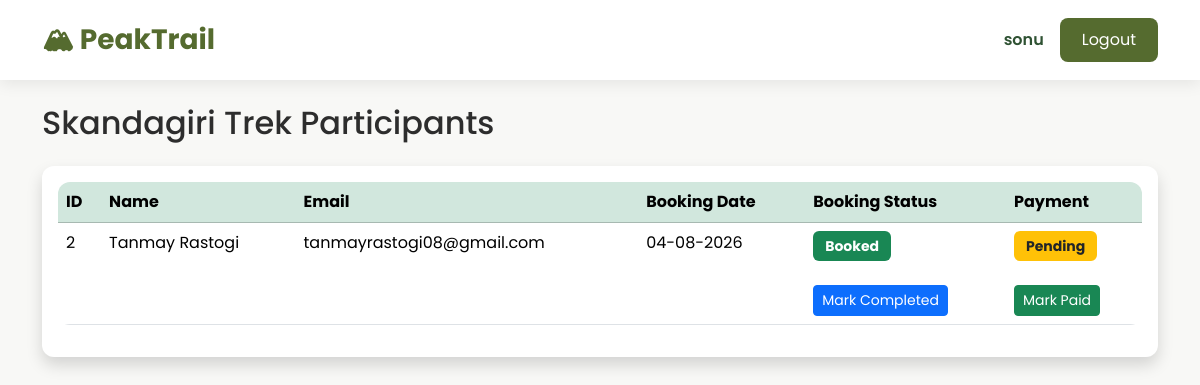
/staff/participants/2 (signed in), run on the app's committed database.
### models/user.py (models this page shows, shortened)
class User(UserMixin, db.Model):
    __tablename__ = "users"
    id = db.Column(db.Integer, primary_key=True)
    name = db.Column(db.String(100), nullable=False)
    email = db.Column(db.String(120), unique=True, nullable=False)
    password = db.Column(db.String(255), nullable=False)
    role = db.Column(db.String(20), nullable=False)
    is_active = db.Column(db.Boolean, default=True)
    is_blacklisted = db.Column(db.Boolean, default=False)
    created_at = db.Column(db.DateTime, default=datetime.utcnow)
    bookings = db.relationship("Booking", backref="user", lazy=True)
    staff_profile = db.relationship(
        "StaffProfile",
        backref="user",
        uselist=False
    )

### models/trek.py (models this page shows, shortened)
class Trek(db.Model):
    __tablename__ = "treks"
    id = db.Column(db.Integer, primary_key=True)
    trek_name = db.Column(db.String(100), nullable=False)
    location = db.Column(db.String(100), nullable=False)
    image_url = db.Column(db.String(500))
    price = db.Column(
        db.Float,
        nullable=False,
        default=0
    )
    difficulty = db.Column(db.String(20), nullable=False)
    duration = db.Column(db.Integer, nullable=False)
    available_slots = db.Column(db.Integer, nullable=False)
    description = db.Column(db.Text)
    start_date = db.Column(db.Date, nullable=False)
    end_date = db.Column(db.Date, nullable=False)
    status = db.Column(
        db.String(20),
        default="Open"
    )
    assigned_staff_id = db.Column(
        db.Integer,
        db.ForeignKey("staff_profiles.id"),
        nullable=True
    )
    bookings = db.relationship(
        "Booking",
        backref="trek",
        lazy=True,
        cascade="all, delete-orphan"
    )

### models/booking.py (models this page shows, shortened)
class Booking(db.Model):
    __tablename__ = "bookings"
    id = db.Column(db.Integer, primary_key=True)
    user_id = db.Column(
        db.Integer,
        db.ForeignKey("users.id"),
        nullable=False
    )
    trek_id = db.Column(
        db.Integer,
        db.ForeignKey("treks.id"),
        nullable=False
    )
    booking_date = db.Column(
        db.DateTime,
        default=datetime.utcnow
    )
    booking_status = db.Column(
        db.String(20),
        default="Booked"
    )
    payment_status = db.Column(
        db.String(20),
        default="Pending"
    )

### routes/staff.py (the view)
@staff.route("/staff/participants/<int:trek_id>")
@login_required
def view_participants(trek_id):
    if current_user.role != "staff":
        flash("Access Denied!", "danger")
        return redirect(url_for("home"))
    profile = StaffProfile.query.filter_by(
        user_id=current_user.id
    ).first()
    trek = Trek.query.get_or_404(trek_id)
    if trek.assigned_staff_id != profile.id:
        flash("You are not assigned to this trek.", "danger")
        return redirect(url_for("staff.dashboard"))
    bookings = Booking.query.filter_by(
        trek_id=trek.id
    ).all()
    return render_template(
        "staff/participants.html",
        trek=trek,
        bookings=bookings
    )

### app.py (called while the page is built)
@login_manager.user_loader
def load_user(user_id):
    return User.query.get(int(user_id))

### templates/staff/participants.html (shortened to what this page needs)
{% extends "base.html" %}
{% block content %}
<h2 class="mb-4">
{{ trek.trek_name }} Participants
</h2>
<div class="card shadow">
<div class="card-body">
<table class="table table-hover">
<thead class="table-success">
<tr>
<th>ID</th>
<th>Name</th>
<th>Email</th>
<th>Booking Date</th>
<th>Booking Status</th>
<th>Payment</th>
</tr>
</thead>
<tbody>
{% for booking in bookings %}
<tr>
<td>{{ booking.user.id }}</td>
<td>{{ booking.user.name }}</td>
<td>{{ booking.user.email }}</td>
<td>{{ booking.booking_date.strftime("%d-%m-%Y") }}</td>
<td>
{% if booking.booking_status == "Booked" %}
<span class="badge bg-success">
Booked
</span>
<br><br>
<a href="{{ url_for('staff.complete_booking', booking_id=booking.id) }}"
class="btn btn-primary btn-sm">
Mark Completed
</a>
{% elif booking.booking_status == "Completed" %}
<span class="badge bg-info">
Completed
</span>
{% else %}
<span class="badge bg-danger">
Cancelled
</span>
{% endif %}
</td>
<td>
{% if booking.payment_status == "Pending" %}
<span class="badge bg-warning text-dark">
Pending
</span>
<br><br>
<a href="{{ url_for('staff.complete_payment', booking_id=booking.id) }}"
class="btn btn-success btn-sm">
Mark Paid
</a>
{% else %}
<span class="badge bg-success">
Paid
</span>
{% endif %}
</td>
</tr>
{% else %}
<tr>
<td colspan="6" class="text-center">
No Participants Yet
</td>
</tr>
{% endfor %}
</tbody>
</table>
</div>
</div>
{% endblock %}

### templates/base.html (shortened to what this page needs)
<!DOCTYPE html>
<html lang="en">
<head>
    <link href="https://cdn.jsdelivr.net/npm/bootstrap@5.3.3/dist/css/bootstrap.min.css" rel="stylesheet">
    <link rel="stylesheet" href="{{ url_for('static', filename='css/style.css') }}">
</head>
<body>
    <nav class="navbar navbar-expand-lg custom-navbar">
<div class="container">
{% if current_user.is_authenticated %}
    {% if current_user.role=="admin" %}
        <a class="navbar-brand fw-bold"
        href="{{ url_for('admin.dashboard') }}">
        🏔 PeakTrail
        </a>
    {% elif current_user.role=="staff" %}
        <a class="navbar-brand fw-bold"
        href="{{ url_for('staff.dashboard') }}">
        🏔 PeakTrail
        </a>
    {% elif current_user.role=="trekker" %}
        <a class="navbar-brand fw-bold"
        href="{{ url_for('trekker.dashboard') }}">
        🏔 PeakTrail
        </a>
    {% endif %}
{% else %}
<a class="navbar-brand fw-bold"
href="{{ url_for('auth.login') }}">
🏔 PeakTrail
</a>
{% endif %}
<div class="ms-auto d-flex align-items-center">
{% if current_user.is_authenticated %}
<span class="welcome-text">
{{ current_user.name }}
</span>
<a href="{{ url_for('auth.logout') }}"
class="btn btn-custom ms-3">
Logout
</a>
{% endif %}
</div>
</div>
</nav>
    <div class="container mt-4">
        {% block content %}
        {% endblock %}
    </div>
</body>
</html>

### static/css/style.css (style rules this page uses)
:root { --primary:#556B2F; --secondary:#2F5233; --accent:#F5F1E8; --background:#F8F8F6; --text:#2D2D2D; }
body { font-family:'Poppins',sans-serif; background:var(--background); color:var(--text); }
.custom-navbar { background:white; box-shadow:0 4px 15px rgba(0,0,0,.08); padding:14px; }
.navbar-brand { color:var(--primary)!important; font-size:28px; }
.welcome-text { font-weight:600; color:var(--secondary); }
.card { border:none; border-radius:12px; overflow:hidden; transition:.3s; box-shadow:0 5px 18px rgba(0,0,0,.08); }
.btn-custom { background:var(--primary); color:white; border:none; border-radius:8px; padding:10px 22px; transition:.3s; }
.table { background:white; border-radius:12px; overflow:hidden; }
.badge { padding:8px 12px; font-size:14px; }

### data on the page
User: name "sonu"
Trek: trek_name "Skandagiri Trek"
Booking: user.id "2", user.name "Tanmay Rastogi", user.email "tanmayrastogi08@gmail.com", booking_date "04-08-2026"
